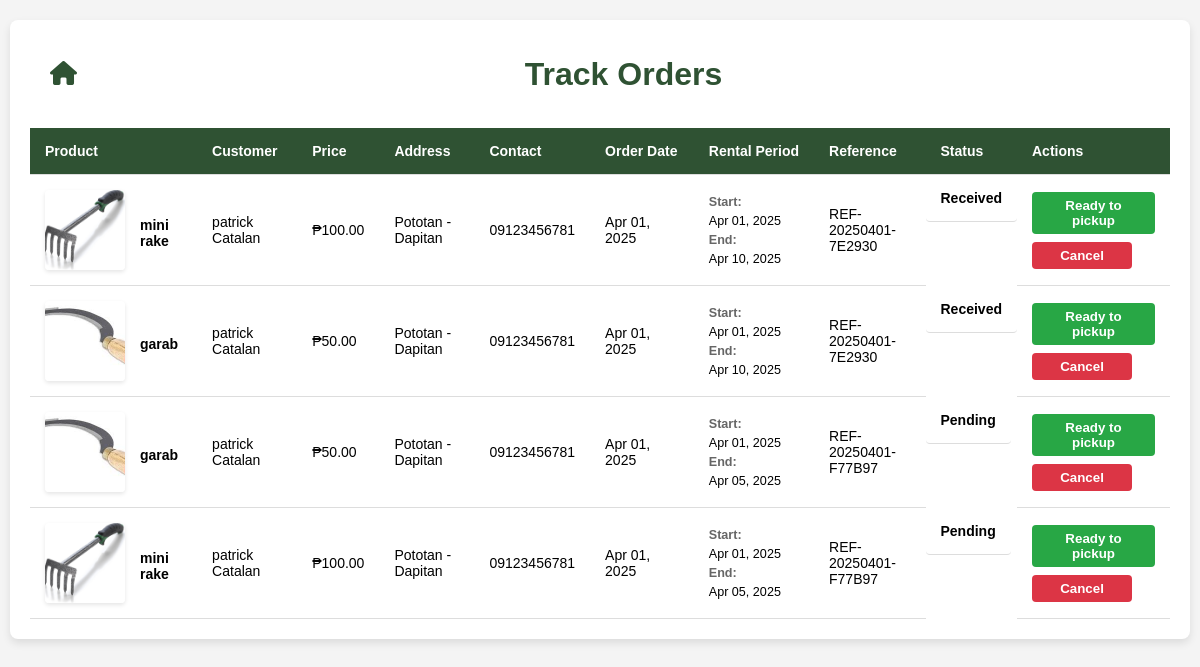
Page /index/TrackOrder.php on the committed database.
### tables this page shows
CREATE TABLE `order_details` (
  `id` int(11) NOT NULL,
  `order_id` int(11) NOT NULL,
  `product_id` int(11) NOT NULL,
  `quantity` int(11) NOT NULL,
  `price` decimal(10,2) NOT NULL,
  `start_date` date DEFAULT NULL,
  `end_date` date DEFAULT NULL
);

CREATE TABLE `products` (
  `id` int(11) NOT NULL,
  `product_name` varchar(255) NOT NULL,
  `town` varchar(255) DEFAULT NULL,
  `location` varchar(255) NOT NULL,
  `description` text DEFAULT NULL,
  `quantity` int(11) NOT NULL,
  `categories` varchar(255) NOT NULL,
  `price` decimal(10,2) NOT NULL,
  `image` varchar(255) NOT NULL,
  `status` enum('pending','approved','declined') DEFAULT 'pending',
  `rent_days` int(11) NOT NULL,
  `created_at` timestamp NOT NULL DEFAULT current_timestamp(),
  `penalty_amount` decimal(10,2) DEFAULT 0.05
);

CREATE TABLE `customer` (
  `customer_id` int(11) NOT NULL,
  `firstname` varchar(100) NOT NULL,
  `lastname` varchar(100) NOT NULL,
  `town` varchar(50) DEFAULT NULL,
  `contact_number` varchar(15) NOT NULL,
  `address` varchar(255) NOT NULL,
  `email` varchar(255) NOT NULL,
  `password` varchar(255) NOT NULL,
  `images` varchar(255) DEFAULT NULL,
  `status` enum('pending','approved','declined') DEFAULT 'pending',
  `profile_image` varchar(255) DEFAULT NULL,
  `reset_token` varchar(255) DEFAULT NULL,
  `reset_token_expiry` datetime DEFAULT NULL
);

CREATE TABLE `orders` (
  `id` int(11) NOT NULL,
  `customer_id` int(11) NOT NULL,
  `order_date` timestamp NOT NULL DEFAULT current_timestamp(),
  `reference_number` varchar(255) NOT NULL,
  `delivery_method` enum('pickup','cod') NOT NULL DEFAULT 'pickup',
  `total_price` decimal(10,2) NOT NULL,
  `status` enum('pending','ready_to_pick_up','canceled','received') DEFAULT 'pending',
  `penalty_amount` decimal(10,2) DEFAULT 0.00
);

### index/TrackOrder.php (the view, shortened to what this page needs)
<?php
include 'config.php';
$sql = "
    SELECT
        o.id AS order_id,
        p.image AS product_image,
        p.product_name,
        CONCAT(c.firstname, ' ', c.lastname) AS customer_name,
        od.price,
        CONCAT(c.town, ' - ', c.address) AS full_address,
        c.contact_number,
        o.order_date,
        o.delivery_method,
        o.reference_number,
        od.start_date,
        od.end_date,
        o.status AS order_status
    FROM
        order_details od
    JOIN
        orders o ON od.order_id = o.id
    JOIN
        customer c ON o.customer_id = c.customer_id
    JOIN
        products p ON od.product_id = p.id
    ORDER BY
        o.order_date DESC
";
$result = $conn->query($sql);
?>
<!DOCTYPE html>
<html lang='en'>
<head>
    <link href='https://cdnjs.cloudflare.com/ajax/libs/font-awesome/6.0.0-beta3/css/all.min.css' rel='stylesheet'>
</head>
<body>
    <div class='container'>
        <header>
            <a href='../Admin.php' class='back-button'><i class='fa-solid fa-house'></i></a>
            <h1>Track Orders</h1>
        </header>
        <?php if ($result->num_rows > 0): ?>
            <table class='order-table'>
                <thead>
                    <tr>
                        <th>Product</th>
                        <th>Customer</th>
                        <th>Price</th>
                        <th>Address</th>
                        <th>Contact</th>
                        <th>Order Date</th>
                        <th>Rental Period</th>
                        <th>Reference</th>
                        <th>Status</th>
                        <th>Actions</th>
                    </tr>
                </thead>
                <tbody>
                    <?php while ($row = $result->fetch_assoc()): ?>
                        <tr id='order-<?php echo $row['order_id']; ?>'>
                            <td>
                                <div class="product-info">
                                    <img src='uploaded_img/<?php echo htmlspecialchars($row['product_image']); ?>'
                                         alt='<?php echo htmlspecialchars($row['product_name']); ?>'
                                         class='product-img'
                                         onerror="this.src='uploaded_img/default_image.jpg';">
                                    <div class="product-name"><?php echo htmlspecialchars($row['product_name']); ?></div>
                                </div>
                            </td>
                            <td><?php echo htmlspecialchars($row['customer_name']); ?></td>
                            <td>₱<?php echo number_format($row['price'], 2); ?></td>
                            <td><?php echo htmlspecialchars($row['full_address']); ?></td>
                            <td><?php echo htmlspecialchars($row['contact_number']); ?></td>
                            <td><?php echo date('M d, Y', strtotime($row['order_date'])); ?></td>
                            <td>
                                <div class="rental-period">
                                    <span class="date-label">Start:</span>
                                    <?php echo date('M d, Y', strtotime($row['start_date'])); ?>
                                    <span class="date-label">End:</span>
                                    <?php echo date('M d, Y', strtotime($row['end_date'])); ?>
                                </div>
                            </td>
                            <td><?php echo htmlspecialchars($row['reference_number']); ?></td>
                            <td class='order-status' id='status-<?php echo $row['order_id']; ?>'>
                                <?php echo ucfirst($row['order_status']); ?>
                            </td>
                            <td>
                                <div class='action-buttons'>
                                    <button class='ready-btn' data-order-id='<?php echo $row['order_id']; ?>'>
                                        Ready to pickup
                                    </button>
                                    <button class='cancel-btn' data-order-id='<?php echo $row['order_id']; ?>'>
                                        Cancel
                                    </button>
                                </div>
                            </td>
                        </tr>
                    <?php endwhile; ?>
                </tbody>
            </table>
        <?php else: ?>
            <p>No orders found.</p>
        <?php endif; ?>
    </div>
</body>
</html>

### index/TrackOrder.php (style rules this page uses)
body { font-family: Arial, sans-serif; background-color: #f4f4f4; margin: 0; padding: 0; }
.container { width: 95%; margin: 20px auto; padding: 20px; background-color: #fff; border-radius: 8px; box-shadow: 0 4px 8px rgba(0, 0, 0, 0.1); overflow-x: auto; }
header { display: flex; justify-content: space-between; align-items: center; margin-bottom: 20px; padding: 10px; }
.back-button { text-decoration: none; color: #2F5233; font-size: 24px; transition: color 0.3s; padding: 10px; }
h1 { color: #2F5233; margin: 0; }
.order-table { width: 100%; border-collapse: collapse; margin-top: 20px; background-color: #fff; }
.order-table th, .order-table td { padding: 15px; text-align: left; border-bottom: 1px solid #ddd; vertical-align: middle; }
.order-table th { background-color: #2F5233; color: #fff; font-weight: bold; white-space: nowrap; }
.order-table .product-img { width: 80px; height: 80px; object-fit: cover; border-radius: 4px; box-shadow: 0 2px 4px rgba(0,0,0,0.1); }
.product-info { display: flex; align-items: center; gap: 15px; }
.product-name { font-weight: bold; margin-top: 5px; }
.action-buttons { display: flex; gap: 8px; flex-wrap: wrap; }
.ready-btn, .cancel-btn { padding: 8px 16px; border: none; border-radius: 4px; cursor: pointer; font-weight: bold; transition: all 0.3s ease; min-width: 120px; }
.ready-btn { background-color: #28a745; color: white; }
.cancel-btn { background-color: #dc3545; color: white; }
.order-status { font-weight: bold; padding: 6px 12px; border-radius: 4px; display: inline-block; }
.rental-period { display: flex; flex-direction: column; gap: 5px; font-size: 0.9em; }
.date-label { font-weight: bold; color: #666; }
@media (max-width: 1200px) { .order-table { font-size: 14px; } }
@media (max-width: 1200px) { .ready-btn, .cancel-btn { padding: 6px 12px; min-width: 100px; } }

### rows in the picture
order_details: product.image (picture), product.product_name "mini rake", customer_name "patrick Catalan", price "100.00", full_address "Pototan - Dapitan", customer.contact_number "09123456781", order.order_date "Apr 01, 2025", start_date "Apr 01, 2025", end_date "Apr 10, 2025", order.reference_number "REF-20250401-7E2930", order.status "Received"
order_details: product.image (picture), product.product_name "garab", customer_name "patrick Catalan", price "50.00", full_address "Pototan - Dapitan", customer.contact_number "09123456781", order.order_date "Apr 01, 2025", start_date "Apr 01, 2025", end_date "Apr 10, 2025", order.reference_number "REF-20250401-7E2930", order.status "Received"
order_details: product.image (picture), product.product_name "garab", customer_name "patrick Catalan", price "50.00", full_address "Pototan - Dapitan", customer.contact_number "09123456781", order.order_date "Apr 01, 2025", start_date "Apr 01, 2025", end_date "Apr 05, 2025", order.reference_number "REF-20250401-F77B97", order.status "Pending"
order_details: product.image (picture), product.product_name "mini rake", customer_name "patrick Catalan", price "100.00", full_address "Pototan - Dapitan", customer.contact_number "09123456781", order.order_date "Apr 01, 2025", start_date "Apr 01, 2025", end_date "Apr 05, 2025", order.reference_number "REF-20250401-F77B97", order.status "Pending"
